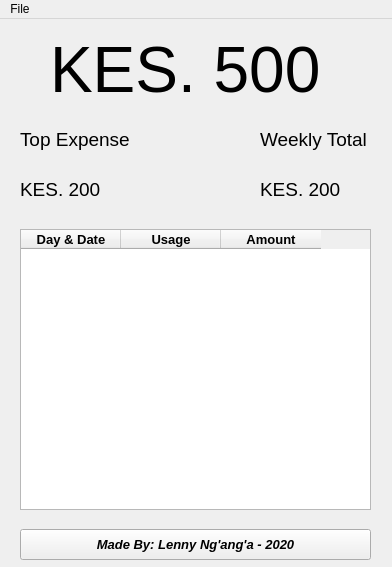
<?xml version="1.0" encoding="UTF-8"?>
<ui version="4.0">
 <class>MainWindow</class>
 <widget class="QMainWindow" name="MainWindow">
  <property name="geometry">
   <rect>
    <x>0</x>
    <y>0</y>
    <width>392</width>
    <height>567</height>
   </rect>
  </property>
  <property name="windowTitle">
   <string>Expense Tracker </string>
  </property>
  <widget class="QWidget" name="centralwidget">
   <widget class="QLabel" name="lbl_current">
    <property name="geometry">
     <rect>
      <x>50</x>
      <y>20</y>
      <width>311</width>
      <height>61</height>
     </rect>
    </property>
    <property name="font">
     <font>
      <pointsize>48</pointsize>
     </font>
    </property>
    <property name="text">
     <string>KES. 500</string>
    </property>
   </widget>
   <widget class="QLabel" name="label_2">
    <property name="geometry">
     <rect>
      <x>20</x>
      <y>90</y>
      <width>121</width>
      <height>61</height>
     </rect>
    </property>
    <property name="font">
     <font>
      <pointsize>14</pointsize>
     </font>
    </property>
    <property name="text">
     <string>Top Expense</string>
    </property>
   </widget>
   <widget class="QLabel" name="lbl_topxp">
    <property name="geometry">
     <rect>
      <x>20</x>
      <y>150</y>
      <width>91</width>
      <height>41</height>
     </rect>
    </property>
    <property name="font">
     <font>
      <pointsize>14</pointsize>
     </font>
    </property>
    <property name="text">
     <string>KES. 200</string>
    </property>
   </widget>
   <widget class="QLabel" name="label_4">
    <property name="geometry">
     <rect>
      <x>260</x>
      <y>90</y>
      <width>111</width>
      <height>61</height>
     </rect>
    </property>
    <property name="font">
     <font>
      <pointsize>14</pointsize>
     </font>
    </property>
    <property name="text">
     <string>Weekly Total</string>
    </property>
   </widget>
   <widget class="QLabel" name="lbl_weekly">
    <property name="geometry">
     <rect>
      <x>260</x>
      <y>150</y>
      <width>91</width>
      <height>41</height>
     </rect>
    </property>
    <property name="font">
     <font>
      <pointsize>14</pointsize>
     </font>
    </property>
    <property name="text">
     <string>KES. 200</string>
    </property>
   </widget>
   <widget class="QTableWidget" name="table">
    <property name="geometry">
     <rect>
      <x>20</x>
      <y>210</y>
      <width>351</width>
      <height>281</height>
     </rect>
    </property>
    <property name="font">
     <font>
      <pointsize>10</pointsize>
      <weight>75</weight>
      <bold>true</bold>
     </font>
    </property>
    <column>
     <property name="text">
      <string>Day &amp; Date</string>
     </property>
    </column>
    <column>
     <property name="text">
      <string>Usage</string>
     </property>
    </column>
    <column>
     <property name="text">
      <string>Amount</string>
     </property>
    </column>
   </widget>
   <widget class="QPushButton" name="btn_lenny">
    <property name="geometry">
     <rect>
      <x>20</x>
      <y>510</y>
      <width>351</width>
      <height>31</height>
     </rect>
    </property>
    <property name="font">
     <font>
      <pointsize>10</pointsize>
      <weight>75</weight>
      <italic>true</italic>
      <bold>true</bold>
      <underline>false</underline>
     </font>
    </property>
    <property name="text">
     <string>Made By: Lenny Ng'ang'a - 2020</string>
    </property>
   </widget>
  </widget>
  <widget class="QMenuBar" name="menubar">
   <property name="geometry">
    <rect>
     <x>0</x>
     <y>0</y>
     <width>392</width>
     <height>21</height>
    </rect>
   </property>
   <widget class="QMenu" name="menuFile">
    <property name="title">
     <string>File</string>
    </property>
    <addaction name="act_expense"/>
    <addaction name="act_add"/>
    <addaction name="act_report"/>
    <addaction name="separator"/>
    <addaction name="act_exit"/>
   </widget>
   <addaction name="menuFile"/>
  </widget>
  <action name="actionAdd_Expense">
   <property name="text">
    <string>Add Expense</string>
   </property>
  </action>
  <action name="act_report">
   <property name="text">
    <string>Generate Report</string>
   </property>
  </action>
  <action name="actionAdd_Money">
   <property name="text">
    <string>Add Money</string>
   </property>
  </action>
  <action name="actionExit">
   <property name="text">
    <string>Exit</string>
   </property>
  </action>
  <action name="act_expense">
   <property name="text">
    <string>Track Expense</string>
   </property>
  </action>
  <action name="act_add">
   <property name="text">
    <string>Add Cash</string>
   </property>
  </action>
  <action name="act_exit">
   <property name="text">
    <string>Exit</string>
   </property>
  </action>
 </widget>
 <resources/>
 <connections/>
</ui>
